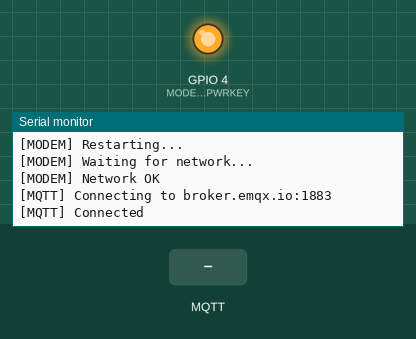
A program run on a simulated ESP32. Shown: output pins drawn as LEDs (lit = HIGH), the last lines printed to the serial monitor. The test bench sets the inputs (shaded band). No MQTT or app messages arrive unless stated; pins used as bus, display or sensor lines are not drawn.

Above: at 6.3 s.
6.4 s: MQTT message "1" arrives on the first subscribed topic
At 7.3 s:
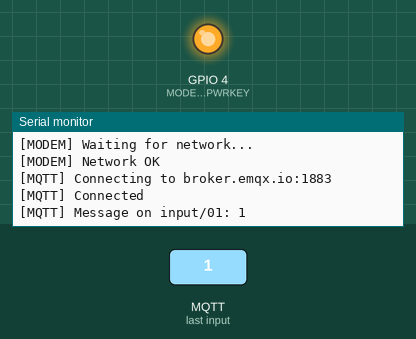
7.9 s: MQTT message "on" arrives on the first subscribed topic
At 8.5 s:
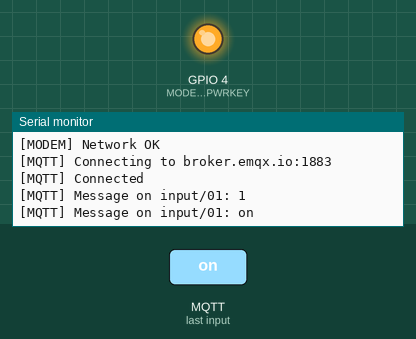
9.4 s: MQTT message "off" arrives on the first subscribed topic
At 10.8 s:
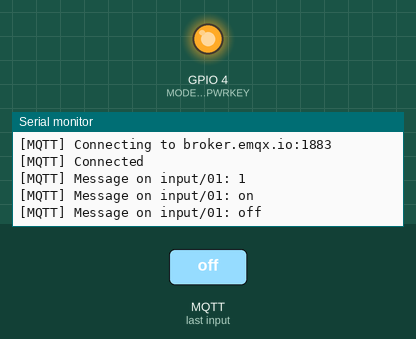

The program:

main.cpp
```cpp
// ------- Configure your modem type -------
#define TINY_GSM_MODEM_SIM7000
#define TINY_GSM_RX_BUFFER 1024
#define TINY_GSM_USE_GPRS true

// Debug to Serial
#define TINY_GSM_DEBUG Serial

#include <PubSubClient.h>
#include <TinyGsmClient.h>

// -------- Pins: adjust to your hardware --------
#define MODEM_TX 27        // ESP32 -> SIM7000 RX
#define MODEM_RX 26        // ESP32 <- SIM7000 TX
#define MODEM_PWRKEY 4     // Toggle to power on
#define MODEM_POWER_ON 23  // Some boards use a power enable pin; else ignore

// -------- APN / MQTT --------
const char* APN = "internet.comcel.com.co";
const char* BROKER = "broker.emqx.io";  // or "broker.hivemq.com"
const uint16_t PORT = 1883;             // 1883 = plain; 8883 for TLS (see note)

// Topics (change to yours)
const char* TOPIC_PUB = "output/01";
const char* TOPIC_SUB = "input/01";

// Client ID & LWT
const char* CLIENT_ID = "sim7000_1";
const char* LWT_TOPIC = "ec/dev/sim7000/status";
const char* LWT_MSG = "offline";

HardwareSerial SerialAT(1);
TinyGsm modem(SerialAT);
TinyGsmClient net(modem);  // For plain MQTT
// TinyGsmClientSecure net(modem);  // ← use this for TLS (port 8883)

// MQTT client
PubSubClient mqtt(net);

// Connection timing
unsigned long lastMqttReconnect = 0;
unsigned long lastPublish = 0;

// ---------- Helpers ----------
void mqttCallback(char* topic, byte* payload, unsigned int len) {
  Serial.print("[MQTT] Message on ");
  Serial.print(topic);
  Serial.print(": ");
  for (unsigned int i = 0; i < len; i++) Serial.write(payload[i]);
  Serial.println();

  // Example: simple echo to another topic
  mqtt.publish("ec/dev/sim7000/echo", payload, len);
}

bool mqttConnect() {
  Serial.print("[MQTT] Connecting to ");
  Serial.print(BROKER);
  Serial.print(":");
  Serial.println(PORT);
  mqtt.setServer(BROKER, PORT);
  mqtt.setCallback(mqttCallback);
  mqtt.setKeepAlive(60);     // seconds
  mqtt.setBufferSize(1024);  // for larger payloads if needed

  // Last-Will & Testament
  if (mqtt.connect(CLIENT_ID, LWT_TOPIC, 1, true, LWT_MSG)) {
    Serial.println("[MQTT] Connected");
    mqtt.publish(LWT_TOPIC, "online", true);  // retained online flag
    mqtt.subscribe(TOPIC_SUB, 1);             // QoS 1
    return true;
  }
  Serial.print("[MQTT] Failed, state=");
  Serial.println(mqtt.state());
  return false;
}

bool gprsConnectIfNeeded() {
  if (modem.isGprsConnected()) return true;
  Serial.println("[NET] Connecting to network (GPRS)...");
  if (!modem.gprsConnect(APN)) {
    Serial.println("[NET] GPRS connect failed");
    return false;
  }
  Serial.print("[NET] GPRS connected. IP: ");
  Serial.println(modem.localIP());
  return true;
}

void powerOnModem() {
  // Optional POWER_EN pin
  pinMode(MODEM_POWER_ON, OUTPUT);
  digitalWrite(MODEM_POWER_ON, HIGH);
  delay(100);

  // PWRKEY pulse: many SIM7000 boards require a 1–2 s LOW pulse
  pinMode(MODEM_PWRKEY, OUTPUT);
  digitalWrite(MODEM_PWRKEY, LOW);
  delay(1500);
  digitalWrite(MODEM_PWRKEY, HIGH);
  delay(3000);  // wait for boot
}

void setup() {
  Serial.begin(115200);
  delay(200);

  Serial.println("\n=== ESP32 + SIM7000 MQTT (TinyGSM) ===");

  powerOnModem();

  // Start modem serial
  SerialAT.begin(115200, SERIAL_8N1, MODEM_RX, MODEM_TX);
  delay(300);

  // Initialize modem
  Serial.println("[MODEM] Restarting...");
  if (!modem.restart()) {
    Serial.println("[MODEM] Restart failed, trying AT");
    modem.sendAT("");
    delay(1000);
  }

  // Optional: set SIM7000 to full functionality
  modem.sendAT("+CFUN=1");
  modem.waitResponse();

  // Optional: ensure SMS text mode disabled from interfering
  modem.sendAT("+CMEE=2");  // verbose errors
  modem.waitResponse();

  // Attach to network (auto RAT; works for GSM or LTE-M depending on coverage)
  Serial.println("[MODEM] Waiting for network...");
  if (!modem.waitForNetwork(60000L)) {
    Serial.println(
        "[MODEM] Network attach failed");  // still continue; sometimes GPRS
                                           // works anyway
  } else {
    Serial.println("[MODEM] Network OK");
  }

  // Bring up data
  gprsConnectIfNeeded();

  // Connect MQTT
  mqttConnect();
}

void loop() {
  // Keep MQTT alive
  if (mqtt.connected()) {
    mqtt.loop();
  } else {
    unsigned long now = millis();
    if (now - lastMqttReconnect > 5000) {
      lastMqttReconnect = now;
      // Ensure data link is up before MQTT retry
      if (gprsConnectIfNeeded()) mqttConnect();
    }
  }

  // Heartbeat publish every 15 seconds
  unsigned long now = millis();
  if (now - lastPublish > 15000 && mqtt.connected()) {
    lastPublish = now;

    // Build a small status payload
    String ip = modem.localIP().toString();
    int rssi = modem.getSignalQuality();  // in dBm (negative)
    String msg = String("{\"ip\":\"") + ip + "\",\"rssi\":" + rssi + "}";

    Serial.print("[PUB] ");
    Serial.println(msg);
    mqtt.publish(TOPIC_PUB, msg.c_str(), true);  // retained
  }
}
```

Measured:
- after the input at 6.4 s, the serial monitor: prints a new line at once (image 1)
- after the input at 7.9 s, the serial monitor: prints a new line at once (image 2)
- after the input at 9.4 s, the serial monitor: prints a new line at once (image 3)
